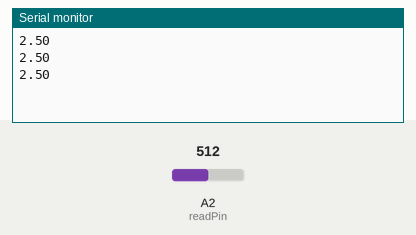
This sketch was run on a simulated Arduino Uno, built with avr-gcc and run on an emulated ATmega328P. On the bench: the last lines printed to the serial monitor. Inputs (shaded band) come from the test bench; at power-on: A2 (readPin) = 512.

Above: at 1.3 s.
1.4 s: A2 (readPin) set to 716
At 1.8 s:
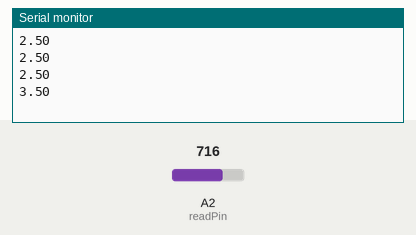
2.9 s: A2 (readPin) set to 900
At 3.4 s:
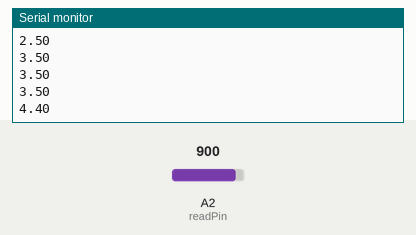
Timing chart, 0 to 5.9 s (numbered marks = the images above; inputs shaded):
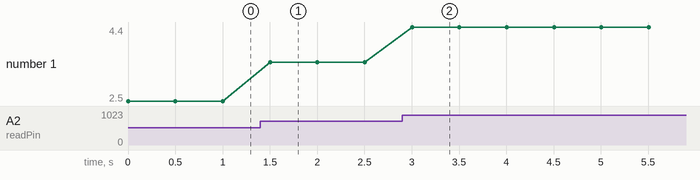

Measured:
- after the input at 1.4 s, the serial monitor: prints a new line after 0.10 s (image 1)
- after the input at 2.9 s, the serial monitor: prints a new line after 0.10 s (image 2)
- plotted number 1: 2.5 → 3.5 after the input at 1.4 s, 3.5 → 4.4 after the input at 2.9 s

The sketch:

potentiometers.ino
```cpp
int readval;
float v2;
int dtime=500;
int readPin=A2;
void setup()
{
  pinMode(readPin,INPUT);
  Serial.begin(9600);
}

void loop()
{
  readval=analogRead(readPin);
  v2=(5./1023.)*readval;
  Serial.println(v2);
  delay(dtime);

}
```
